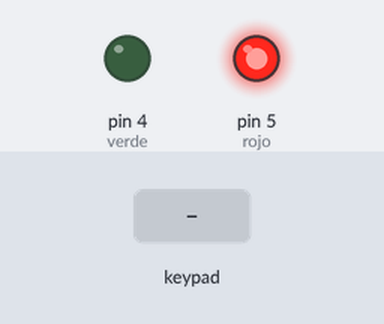
Bench run of a sketch on a simulated Arduino Uno, built with avr-gcc and run on an emulated ATmega328P. Parts: output pins drawn as LEDs (lit = HIGH). Inputs (shaded band) come from the test bench. What the sketch prints to the serial monitor is not drawn.

Above: at 1.2 s.
1.3 s: keypad keys 3 5 6 7 pressed 0.4 s apart
At 3.3 s:
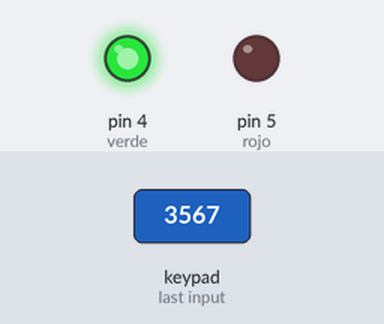
5.9 s: key 'B' pressed
At 6.5 s:
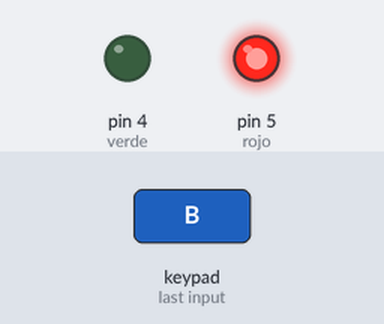
7.4 s: keypad keys 3 5 6 7 # pressed 0.4 s apart
At 9.1 s:
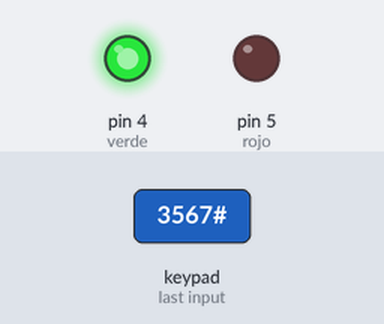
Timing chart, 0 to 10.6 s (numbered marks = the images above; inputs shaded):
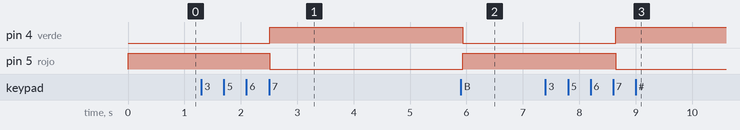

The sketch:

codigo_secreto.ino
```cpp
//CLAVE DE UNA CAJA FUERTE
#include <Keypad.h>
const byte filas=4;
const byte columnas=4;

byte pines_filas[filas]={13,12,11,10};
byte pines_columnas[columnas]={9,8,7,6};

int posicion=0;
int rojo=5;
int verde=4;

char* secretcode="3567";
char teclas[filas][columnas]=
      {
        {'1', '2', '3', 'A'},
        {'4', '5', '6', 'B'},
        {'7', '8', '9', 'C'},
        {'*', '0', '#', 'D'}
      };

Keypad teclado1=Keypad(makeKeymap(teclas),pines_filas,pines_columnas,filas,columnas);

void setup()
{
  pinMode(9,INPUT_PULLUP);
  pinMode(8,INPUT_PULLUP);
  pinMode(7,INPUT_PULLUP);
  pinMode(6,INPUT_PULLUP);
  pinMode(rojo,OUTPUT);
  pinMode(verde,OUTPUT);
  setLocked(true);
  Serial.begin(9600);
}

void loop()
{
  char key=teclado1.getKey();

  if(key=='B')
  {
    posicion=0;
    setLocked(true);
  }

  else if(key==(secretcode[posicion]))
  {
    posicion++;
  }

  else if(key==0)
  {

  }

  else
  {
    posicion=0;
  }

  Serial.print(key);
  Serial.print("    ");
  Serial.println(posicion);


  if(posicion==4)
  {
    setLocked(false);
    key=0;
    posicion=0;
  }
  delay(100);


}

void setLocked(int locked)
{
  if(locked==true)
  {
    digitalWrite(rojo,HIGH);
    digitalWrite(verde,LOW);
  }
  else
  {
    digitalWrite(rojo,LOW);
    digitalWrite(verde,HIGH);
  }
}
```

Measured:
- after the input at 1.3 s, pin 4 (verde): LOW → HIGH after 1.2 s; pin 5 (rojo): HIGH → LOW after 1.2 s
- after the input at 5.9 s, pin 4 (verde): HIGH → LOW at once; pin 5 (rojo): LOW → HIGH at once
- after the input at 7.4 s, pin 4 (verde): LOW → HIGH after 1.2 s; pin 5 (rojo): HIGH → LOW after 1.2 s
